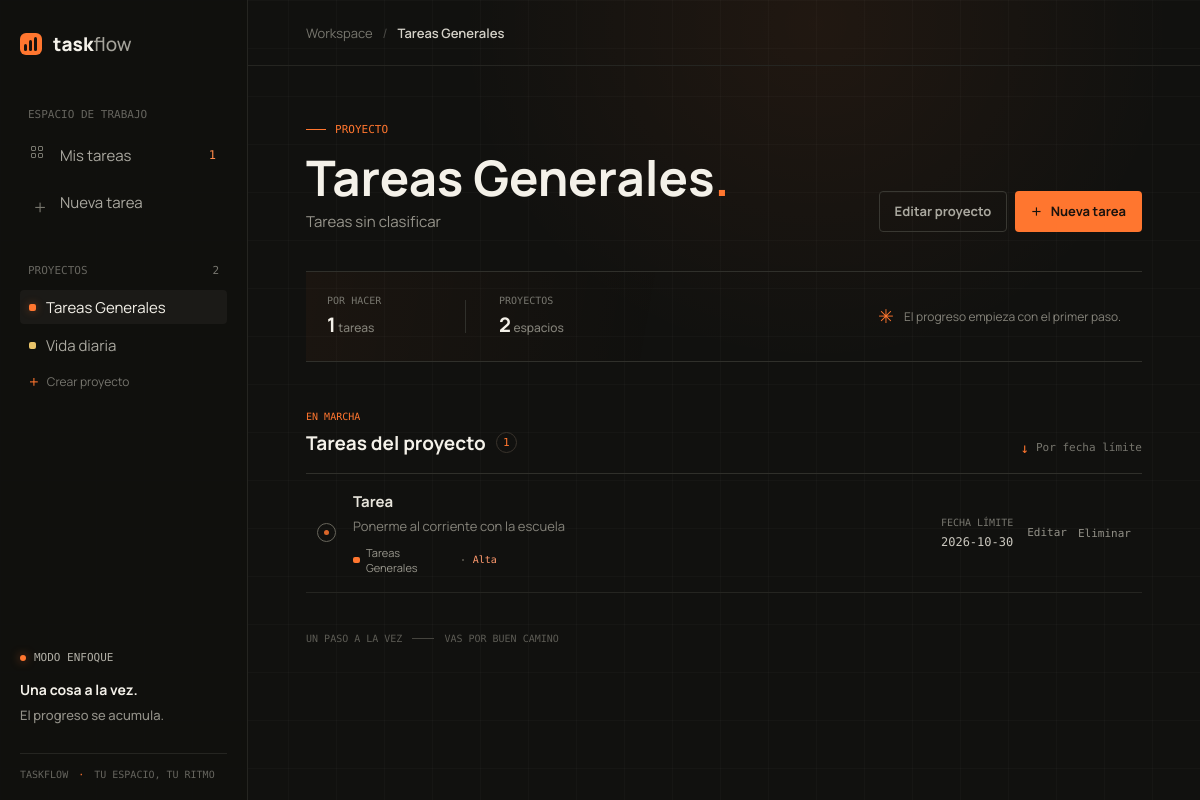
The app's page /proyectos/0 with its own data.
### tables this page shows
CREATE TABLE proyectos (
            id INTEGER PRIMARY KEY AUTOINCREMENT,
            nombre TEXT NOT NULL,
            descripcion TEXT,
            fecha_inicio TEXT,
            estado TEXT
        );

CREATE TABLE tareas (
            id INTEGER PRIMARY KEY AUTOINCREMENT,
            titulo TEXT NOT NULL,
            descripcion TEXT,
            fecha_creacion TEXT,
            fecha_limite TEXT,
            prioridad TEXT,
            estado TEXT,
            proyecto_id INTEGER,
            FOREIGN KEY (proyecto_id) REFERENCES proyectos(id)
        );

### app.py (the view)
@app.route('/proyectos/<int:proyecto_id>')
def ver_proyecto(proyecto_id):
    proyecto = db_manager.obtener_proyecto(proyecto_id)
    if proyecto is None:
        abort(404)
    proyectos = db_manager.obtener_proyectos()
    tareas = db_manager.obtener_tareas(estado='Pendiente', proyecto_id=proyecto_id)
    return render_template(
        'index.html',
        proyecto=proyecto.to_dict(),
        proyecto_actual=proyecto.to_dict(),
        tareas=_preparar_tareas(tareas, proyectos),
        proyectos=[item.to_dict() for item in proyectos]
    )

### app.py (called while the page is built)
def _preparar_tareas(tareas, proyectos):
    nombres_proyectos = {proyecto.id: proyecto._nombre for proyecto in proyectos}
    tareas_dict = [tarea.to_dict() for tarea in tareas]
    for tarea in tareas_dict:
        tarea['proyecto_nombre'] = nombres_proyectos.get(tarea['proyecto_id'], 'Sin proyecto')
    return tareas_dict

### src/database.py (called while the page is built)
def get_connection():
    conn = sqlite3.connect(DATABASE_NAME)
    conn.row_factory = sqlite3.Row
    return conn

    def obtener_proyectos(self):
        conn = get_connection()
        cursor = conn.cursor()
        cursor.execute("SELECT * FROM proyectos")
        filas = cursor.fetchall()
        conn.close()
        proyectos = [
            Proyecto(nombre=fila['nombre'], descripcion=fila['descripcion'],
                     id=fila['id'], estado=fila['estado'])
            for fila in filas
        ]
        return proyectos

    def obtener_proyecto(self, proyecto_id: int):
        conn = get_connection()
        fila = conn.execute(
            "SELECT * FROM proyectos WHERE id = ?", (proyecto_id,)
        ).fetchone()
        conn.close()
        if fila is None:
            return None
        return Proyecto(
            nombre=fila['nombre'], descripcion=fila['descripcion'],
            id=fila['id'], estado=fila['estado']
        )

### src/modelos.py (called while the page is built)
    @property
    def id(self):
        return self._id

    def to_dict(self):
        return {
            'id': self._id,
            'nombre': self._nombre,
            'descripcion': self._descripcion,
            'fecha_inicio': self._fecha_inicio,
            'estado': self._estado
        }

    def to_dict(self):
        return {
            'id': self._id,
            'titulo': self._titulo,
            'descripcion': self._descripcion,
            'fecha_creacion': self._fecha_creacion,
            'fecha_limite': self._fecha_limite,
            'prioridad': self._prioridad,
            'estado': self._estado,
            'proyecto_id': self._proyecto_id
        }

### templates/index.html (shortened to what this page needs)
{% extends 'base.html' %}
{% block breadcrumb %}{{ proyecto_actual.nombre if proyecto_actual else 'Mis tareas' }}{% endblock %}
{% block content %}
<section class="page-content">
    <div class="page-heading">
        <div>
            <div class="eyebrow"><span class="eyebrow-line"></span> {{ 'PROYECTO' if proyecto_actual else 'TU TABLERO PERSONAL' }}</div>
            {% if proyecto_actual %}
            <h1>{{ proyecto_actual.nombre }}<span>.</span></h1>
            <p class="page-subtitle">{{ proyecto_actual.descripcion or 'Las tareas pendientes de este proyecto.' }}</p>
            {% else %}
            <h1>Haz que <span>pase.</span></h1>
            <p class="page-subtitle">Ideas claras. Siguiente paso, siempre.</p>
            {% endif %}
        </div>
        <div class="heading-actions">
            {% if proyecto_actual %}
            <a class="button button-quiet" href="{{ url_for('editar_proyecto_web', proyecto_id=proyecto_actual.id) }}">Editar proyecto</a>
            {% endif %}
            <a class="button button-primary" href="{{ url_for('crear_tarea_web') }}"><span class="button-plus" aria-hidden="true">+</span> Nueva tarea</a>
        </div>
    </div>
    <section class="overview-strip" aria-label="Resumen">
        <div class="overview-item">
            <span class="overview-label">POR HACER</span>
            <span class="overview-value">{{ tareas|length }}<small> tareas</small></span>
        </div>
        <div class="overview-item">
            <span class="overview-label">PROYECTOS</span>
            <span class="overview-value">{{ proyectos|length }}<small> espacios</small></span>
        </div>
        <div class="overview-note"><span class="note-star" aria-hidden="true">✳</span> El progreso empieza con el primer paso.</div>
    </section>
    <div class="section-heading">
        <div>
            <div class="section-kicker">EN MARCHA</div>
            <h2>{{ 'Tareas del proyecto' if proyecto_actual else 'Próximos pasos' }} <span class="section-count">{{ tareas|length }}</span></h2>
        </div>
        <span class="sort-label"><span class="sort-mark" aria-hidden="true">↓</span> Por fecha límite</span>
    </div>
    {% if tareas %}
    {% include '_task_list.html' %}
    {% endif %}
    <footer class="page-footer"><span>UN PASO A LA VEZ</span><span class="footer-dash"></span><span>VAS POR BUEN CAMINO</span></footer>
</section>
{% endblock %}

### templates/base.html (shortened to what this page needs)
<!doctype html>
<html lang="es">
<head>
    <link rel="stylesheet" href="{{ url_for('static', filename='css/style.css') }}">
</head>
<body>
    <div class="app-shell">
        <aside class="sidebar">
            <a class="brand" href="{{ url_for('index') }}" aria-label="Taskflow, inicio">
                <span class="brand-mark"><span></span><span></span><span></span></span>
                <span>task<span class="brand-light">flow</span></span>
            </a>
            <div class="sidebar-caption">ESPACIO DE TRABAJO</div>
            <nav class="main-nav" aria-label="Navegación principal">
                <a class="nav-link {% if request.endpoint == 'index' %}is-active{% endif %}" href="{{ url_for('index') }}">
                    <span class="nav-icon nav-grid" aria-hidden="true"><i></i><i></i><i></i><i></i></span>
                    <span>Mis tareas</span>
                    {% if tareas is defined %}<span class="nav-count">{{ tareas|length }}</span>{% endif %}
                </a>
                <a class="nav-link {% if request.endpoint == 'crear_tarea_web' %}is-active{% endif %}" href="{{ url_for('crear_tarea_web') }}">
                    <span class="nav-icon nav-plus" aria-hidden="true">+</span>
                    <span>Nueva tarea</span>
                </a>
            </nav>
            <div class="sidebar-caption project-caption">PROYECTOS <span>{{ proyectos|length if proyectos is defined else 0 }}</span></div>
            <div class="project-list">
                {% if proyectos is defined and proyectos %}
                    {% for proyecto in proyectos %}
                    <a class="project-link {% if proyecto_actual and proyecto_actual.id == proyecto.id %}is-current{% endif %}" href="{{ url_for('ver_proyecto', proyecto_id=proyecto.id) }}">
                        <span class="project-dot dot-{{ loop.index0 % 4 }}"></span>
                        <span class="project-name">{{ proyecto.nombre }}</span>
                    </a>
                    {% endfor %}
                {% else %}
                    <div class="project-empty">Aún no hay proyectos</div>
                {% endif %}
                <a class="project-add" href="{{ url_for('crear_proyecto_web') }}"><span aria-hidden="true">+</span> Crear proyecto</a>
            </div>
            <div class="sidebar-bottom">
                <div class="focus-label"><span class="focus-pulse"></span> MODO ENFOQUE</div>
                <div class="focus-copy">Una cosa a la vez.<br><span>El progreso se acumula.</span></div>
                <div class="sidebar-version">TASKFLOW <span>·</span> TU ESPACIO, TU RITMO</div>
            </div>
        </aside>
        <main class="main-content">
            <header class="topbar">
                <div class="breadcrumb"><span>Workspace</span><span class="crumb-slash">/</span><strong>{% block breadcrumb %}Tareas{% endblock %}</strong></div>
            </header>
            {% block content %}{% endblock %}
        </main>
    </div>
</body>
</html>

### templates/_task_list.html (shortened to what this page needs)
<div class="task-list">
    {% for tarea in tareas %}
    <article class="task-row" style="--row-index: {{ loop.index0 }}">
        <div class="task-check" aria-hidden="true"><span></span></div>
        <div class="task-main">
            <h3>{{ tarea.titulo }}</h3>
            {% if tarea.descripcion %}<p>{{ tarea.descripcion }}</p>{% endif %}
            <div class="task-meta">
                <span class="project-tag"><span class="project-dot dot-{{ loop.index0 % 4 }}"></span>{{ tarea.proyecto_nombre }}</span>
                <span class="meta-separator"></span>
                <span class="priority priority-{{ tarea.prioridad|lower }}">{{ tarea.prioridad }}</span>
            </div>
        </div>
        <div class="task-due">
            <span class="due-label">FECHA LÍMITE</span>
            <time>{{ tarea.fecha_limite or 'Sin fecha' }}</time>
        </div>
        <div class="task-actions">
            <a class="task-action" href="{{ url_for('editar_tarea_web', tarea_id=tarea.id, proyecto_id=proyecto_actual.id if proyecto_actual else none) }}">Editar</a>
            <form method="post" action="{{ url_for('eliminar_tarea_web', tarea_id=tarea.id) }}" onsubmit="return confirm('¿Eliminar esta tarea? Esta acción no se puede deshacer.')">
                <button class="task-action task-action-danger" type="submit">Eliminar</button>
            </form>
        </div>
    </article>
    {% endfor %}
</div>

### records on screen
proyectos: nombre "Tareas Generales", descripcion "Tareas sin clasificar", proyecto_nombre "Tareas Generales"
proyectos: nombre "Vida diaria"
tareas: titulo "Tarea", descripcion "Ponerme al corriente con la escuela", prioridad "Alta", fecha_limite "2026-10-30"

### other values on screen
{{ tareas|length }} "1"
{{ proyectos|length if proyectos is defined else 0 }} "2"
{{ 'PROYECTO' if proyecto_actual else 'TU TABLERO PERSONAL' }} "PROYECTO"
{{ proyectos|length }} "2"
{{ 'Tareas del proyecto' if proyecto_actual else 'Próximos pasos' }} "Tareas del proyecto"
